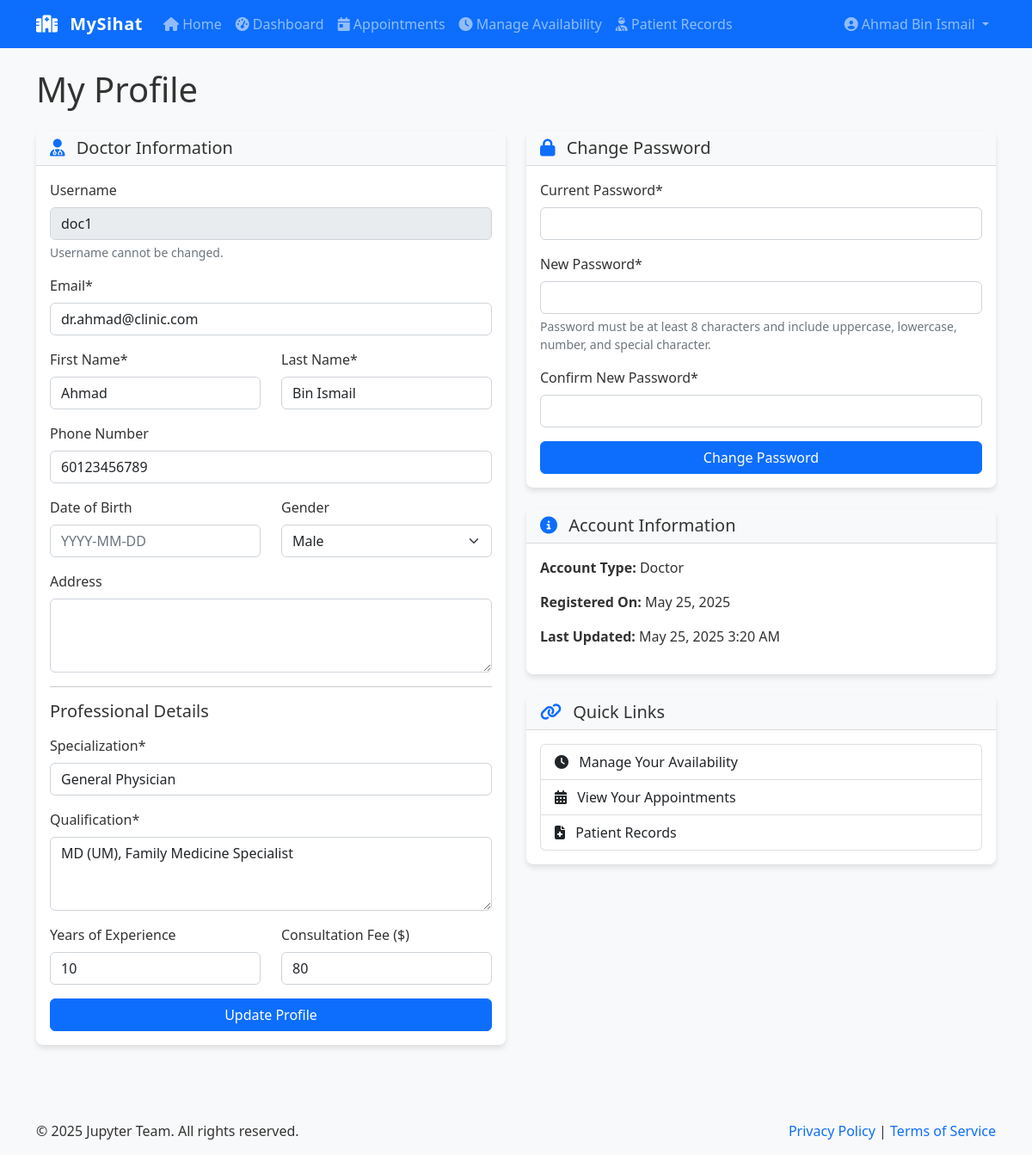
/doctor/profile.php (signed in), run on an earlier commit of the app's database.
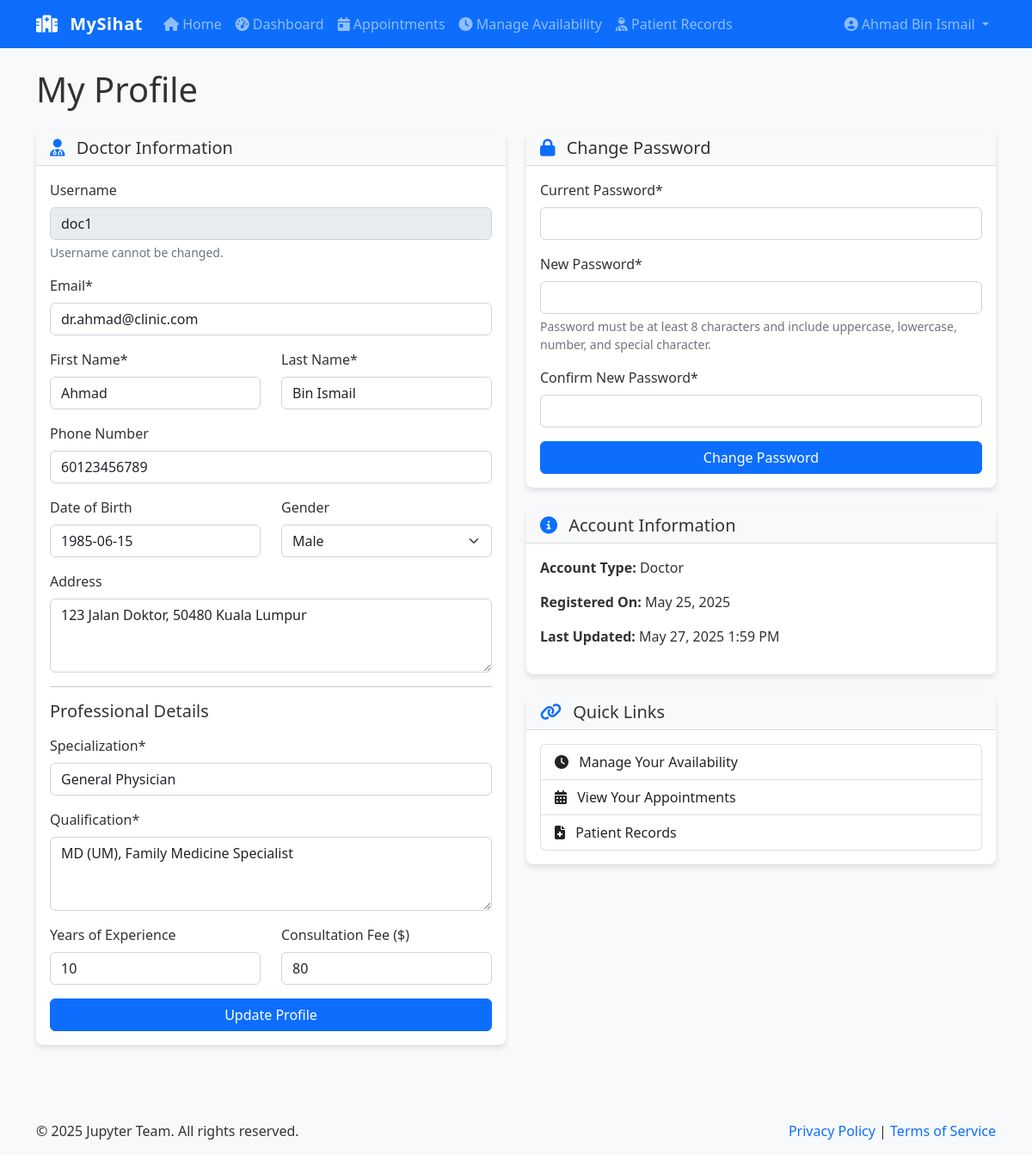
And on a later commit of the database.
### tables this page shows
CREATE TABLE users (
        id INTEGER PRIMARY KEY AUTOINCREMENT,
        username TEXT NOT NULL UNIQUE,
        password TEXT NOT NULL,
        email TEXT NOT NULL UNIQUE,
        first_name TEXT NOT NULL,
        last_name TEXT NOT NULL,
        role TEXT NOT NULL CHECK(role IN ('patient', 'doctor', 'admin')),
        phone TEXT,
        address TEXT,
        date_of_birth TEXT,
        gender TEXT CHECK(gender IN ('male', 'female', 'other')),
        created_at TIMESTAMP DEFAULT CURRENT_TIMESTAMP,
        updated_at TIMESTAMP DEFAULT CURRENT_TIMESTAMP
    , age INTEGER);

CREATE TABLE doctor_details (
        id INTEGER PRIMARY KEY AUTOINCREMENT,
        user_id INTEGER NOT NULL,
        specialization TEXT NOT NULL,
        qualification TEXT NOT NULL,
        experience_years INTEGER,
        consultation_fee REAL,
        FOREIGN KEY (user_id) REFERENCES users(id) ON DELETE CASCADE
    );

### includes/db.php (called while the page is built, shortened)
<?php
class Database {
    private static $instance = null;
    private $conn;
    private function __construct() {
        try {
            $dbDir = dirname(DB_PATH);
            $this->conn = new PDO(
                "sqlite:" . DB_PATH,
                null,
                null,
                [
                    PDO::ATTR_ERRMODE => PDO::ERRMODE_EXCEPTION,
                    PDO::ATTR_DEFAULT_FETCH_MODE => PDO::FETCH_ASSOC,
                    PDO::ATTR_EMULATE_PREPARES => false
                ]
            );
            $this->conn->exec('PRAGMA foreign_keys = ON;');
        } catch (PDOException $e) {
            error_log("Database Connection Error: " . $e->getMessage());
            die("Database connection failed. Please try again later.");
        }
    }
    public static function getInstance() {
        if (self::$instance === null) {
            self::$instance = new self();
        }
        return self::$instance;
    }
    public function query($sql, $params = []) {
        try {
            $stmt = $this->conn->prepare($sql);
            $stmt->execute($params);
            return $stmt;
        } catch (PDOException $e) {
            error_log("Query Error: " . $e->getMessage() . " - SQL: " . $sql);
            throw new Exception("Database query failed. Please try again later.");
        }
    }
    public function fetchOne($sql, $params = []) {
        $stmt = $this->query($sql, $params);
        return $stmt->fetch();
    }
}

### includes/functions.php (called while the page is built, shortened)
<?php
require_once 'db.php';
function getCurrentUserId() {
    return isset($_SESSION['user_id']) ? $_SESSION['user_id'] : null;
}
function formatDate($date, $format = 'M j, Y') {
    return date($format, strtotime($date));
}

### doctor/profile.php (the view, shortened to what the rows shown need)
<?php
require_once '../includes/db.php';
require_once '../includes/functions.php';
require_once '../includes/auth.php';
$userId = getCurrentUserId();
$db = Database::getInstance();
$errors = [];
try {
    $user = $db->fetchOne("SELECT * FROM users WHERE id = ?", [$userId]);
    $doctorDetails = $db->fetchOne("SELECT * FROM doctor_details WHERE user_id = ?", [$userId]);
} catch (Exception $e) {
    error_log("Profile error: " . $e->getMessage());
    setFlashMessage('error', 'An error occurred while retrieving your profile.', 'danger');
    redirect('../index.php');
}
include '../includes/header.php';
?>
<div class="row">
    <div class="col-md-12">
        <h1 class="mb-4">My Profile</h1>
        <div class="row">
            <div class="col-md-6">
                <div class="card mb-4">
                    <div class="card-body">
                        <form method="post" action="<?php echo $_SERVER['PHP_SELF']; ?>">
                            <div class="mb-3">
                                <label for="username" class="form-label">Username</label>
                                <input type="text" class="form-control" id="username" value="<?php echo $user['username']; ?>" disabled>
                                <div class="form-text">Username cannot be changed.</div>
                            </div>
                            <div class="mb-3">
                                <label for="email" class="form-label">Email*</label>
                                <input type="email" class="form-control <?php echo isset($errors['email']) ? 'is-invalid' : ''; ?>" id="email" name="email" value="<?php echo $user['email']; ?>" required>
                            </div>
                            <div class="row mb-3">
                                <div class="col-md-6">
                                    <label for="first_name" class="form-label">First Name*</label>
                                    <input type="text" class="form-control <?php echo isset($errors['first_name']) ? 'is-invalid' : ''; ?>" id="first_name" name="first_name" value="<?php echo $user['first_name']; ?>" required>
                                </div>
                                <div class="col-md-6">
                                    <label for="last_name" class="form-label">Last Name*</label>
                                    <input type="text" class="form-control <?php echo isset($errors['last_name']) ? 'is-invalid' : ''; ?>" id="last_name" name="last_name" value="<?php echo $user['last_name']; ?>" required>
                                </div>
                            </div>
                            <div class="mb-3">
                                <label for="phone" class="form-label">Phone Number</label>
                                <input type="tel" class="form-control" id="phone" name="phone" value="<?php echo $user['phone']; ?>">
                            </div>
                            <div class="row mb-3">
                                <div class="col-md-6">
                                    <label for="date_of_birth" class="form-label">Date of Birth</label>
                                    <input type="text" class="form-control datepicker-dob" id="date_of_birth" name="date_of_birth" value="<?php echo $user['date_of_birth']; ?>" placeholder="YYYY-MM-DD">
                                </div>
                                <div class="col-md-6">
                                    <label for="gender" class="form-label">Gender</label>
                                    <select class="form-select" id="gender" name="gender">
                                        <option value="male" <?php echo $user['gender'] === 'male' ? 'selected' : ''; ?>>Male</option>
                                    </select>
                                </div>
                            </div>
                            <div class="mb-3">
                                <label for="address" class="form-label">Address</label>
                                <textarea class="form-control" id="address" name="address" rows="3"><?php echo $user['address']; ?></textarea>
                            </div>
                            <div class="mb-3">
                                <label for="specialization" class="form-label">Specialization*</label>
                                <input type="text" class="form-control <?php echo isset($errors['specialization']) ? 'is-invalid' : ''; ?>" id="specialization" name="specialization" value="<?php echo $doctorDetails['specialization']; ?>" required>
                            </div>
                            <div class="mb-3">
                                <label for="qualification" class="form-label">Qualification*</label>
                                <textarea class="form-control <?php echo isset($errors['qualification']) ? 'is-invalid' : ''; ?>" id="qualification" name="qualification" rows="3" required><?php echo $doctorDetails['qualification']; ?></textarea>
                            </div>
                            <div class="row mb-3">
                                <div class="col-md-6">
                                    <label for="experience_years" class="form-label">Years of Experience</label>
                                    <input type="number" class="form-control" id="experience_years" name="experience_years" value="<?php echo $doctorDetails['experience_years']; ?>" min="0">
                                </div>
                                <div class="col-md-6">
                                    <label for="consultation_fee" class="form-label">Consultation Fee ($)</label>
                                    <input type="number" class="form-control" id="consultation_fee" name="consultation_fee" value="<?php echo $doctorDetails['consultation_fee']; ?>" min="0" step="0.01">
                                </div>
                            </div>
                        </form>
                    </div>
                </div>
            </div>
            <div class="col-md-6">
                <div class="card mt-4">
                    <div class="card-body">
                        <p><strong>Account Type:</strong> Doctor</p>
                        <p><strong>Registered On:</strong> <?php echo formatDate($user['created_at'], 'F j, Y'); ?></p>
                        <p><strong>Last Updated:</strong> <?php echo formatDate($user['updated_at'], 'F j, Y g:i A'); ?></p>
                    </div>
                </div>
            </div>
        </div>
    </div>
</div>
<?php include '../includes/footer.php'; ?>

What changed in the data, as far as the page shows it:
changed users "doc1": date_of_birth (not shown) → "1985-06-15"; address (not shown) → "123 Jalan Doktor, 50480 Kuala Lumpur"; updated_at "May 25, 2025 3:20 AM" → "May 27, 2025 1:59 PM"
